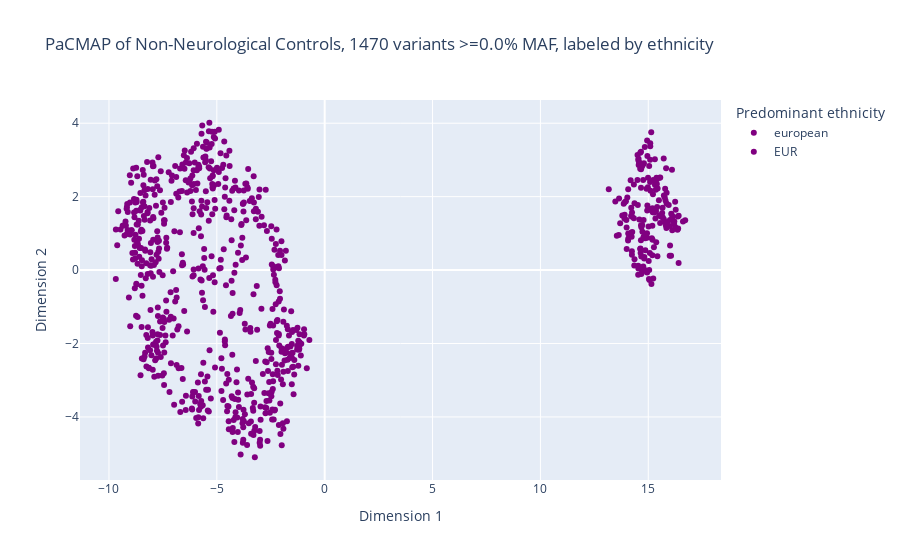

The cell this chart's notebook holds for it:
### Code cell
fig = px.scatter(controlEmbedding_df, 
                 x='Dimension 1', 
                 y='Dimension 2', 
                 color='Predominant ethnicity',
                 color_discrete_map=superpopulation_color_dict,
                 title=f"PaCMAP of Non-Neurological Controls, {len(caseGenotypesBySample.columns)} variants >={variantThreshold} MAF, labeled by ethnicity")

fig.show()

### Figure 1 — Plotly figure (JSON) as saved in the notebook; plotly's stock layout.template omitted (floating-point values rounded to 4 significant figures; data arrays with more than 128 entries replaced by an {"elided": "..."} marker saying what was removed)
{"data": [{"hovertemplate": "Predominant ethnicity=european<br>Dimension 1=%{x}<br>Dimension 2=%{y}<extra></extra>", "legendgroup": "european", "marker": {"color": "purple", "symbol": "circle"}, "mode": "markers", "name": "european", "orientation": "v", "showlegend": true, "type": "scatter", "x": {"elided": "294 float values"}, "xaxis": "x", "y": {"elided": "294 float values"}, "yaxis": "y"}, {"hovertemplate": "Predominant ethnicity=EUR<br>Dimension 1=%{x}<br>Dimension 2=%{y}<extra></extra>", "legendgroup": "EUR", "marker": {"color": "purple", "symbol": "circle"}, "mode": "markers", "name": "EUR", "orientation": "v", "showlegend": true, "type": "scatter", "x": {"elided": "500 float values"}, "xaxis": "x", "y": {"elided": "500 float values"}, "yaxis": "y"}], "layout": {"legend": {"title": {"text": "Predominant ethnicity"}, "tracegroupgap": 0}, "title": {"text": "PaCMAP of Non-Neurological Controls, 1470 variants >=0.0% MAF, labeled by ethnicity"}, "xaxis": {"anchor": "y", "domain": [0, 1], "title": {"text": "Dimension 1"}}, "yaxis": {"anchor": "x", "domain": [0, 1], "title": {"text": "Dimension 2"}}}}
